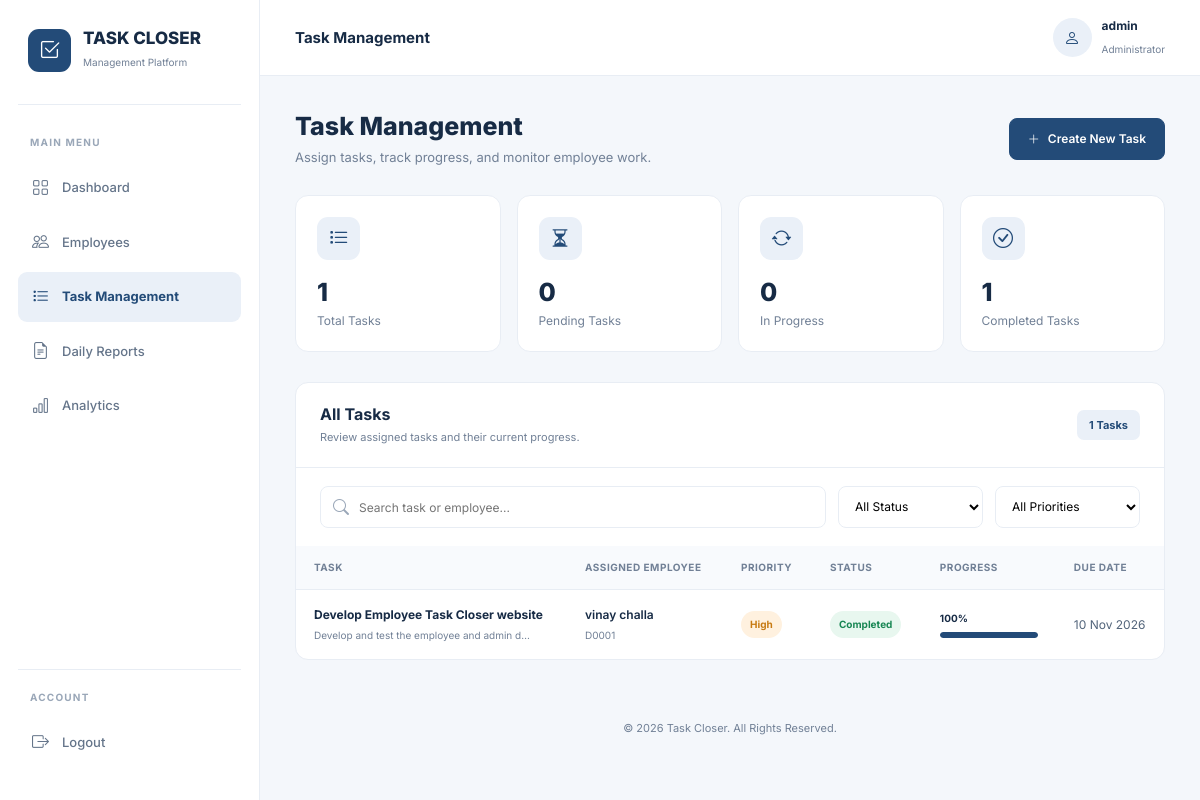
The app's page /tasks/ (signed in) with its own data.
### accounts/models.py (models this page shows, shortened)
class CustomUser(AbstractUser):
    date_joined = None
    class Role(models.TextChoices):
        ADMIN = 'ADMIN', 'Admin'
        EMPLOYEE = 'EMPLOYEE', 'Employee'
    role = models.CharField(
        max_length=20,
        choices=Role.choices,
        default=Role.EMPLOYEE
    )
    email = models.EmailField(
        unique=True,
        verbose_name='Email Address'
    )
    phone = models.CharField(
        max_length=15,
        blank=True,
        null=True
    )
    profile_picture = models.ImageField(
        upload_to='profiles/',
        blank=True,
        null=True
    )

### tasks/models.py (models this page shows, shortened)
class Task(models.Model):
    class Priority(models.TextChoices):
        LOW = 'LOW', 'Low'
        MEDIUM = 'MEDIUM', 'Medium'
        HIGH = 'HIGH', 'High'
        URGENT = 'URGENT', 'Urgent'
    class Status(models.TextChoices):
        PENDING = 'PENDING', 'Pending'
        IN_PROGRESS = 'IN_PROGRESS', 'In Progress'
        COMPLETED = 'COMPLETED', 'Completed'
        ON_HOLD = 'ON_HOLD', 'On Hold'
    title = models.CharField(max_length=200)
    description = models.TextField()
    assigned_to = models.ForeignKey(
        Employee,
        on_delete=models.CASCADE,
        related_name='assigned_tasks'
    )
    assigned_by = models.ForeignKey(
        settings.AUTH_USER_MODEL,
        on_delete=models.SET_NULL,
        null=True,
        related_name='created_tasks'
    )
    priority = models.CharField(
        max_length=20,
        choices=Priority.choices,
        default=Priority.MEDIUM
    )
    status = models.CharField(
        max_length=20,
        choices=Status.choices,
        default=Status.PENDING
    )
    progress = models.PositiveSmallIntegerField(default=0)
    start_date = models.DateField()
    due_date = models.DateField()
    completed_at = models.DateTimeField(
        null=True,
        blank=True
    )
    created_at = models.DateTimeField(auto_now_add=True)
    updated_at = models.DateTimeField(auto_now=True)
    class Meta:
        verbose_name = 'Task'
        verbose_name_plural = 'Tasks'
        ordering = ['-created_at']

### employees/models.py (models this page shows, shortened)
class Employee(models.Model):
    class Gender(models.TextChoices):
        MALE = 'MALE', 'Male'
        FEMALE = 'FEMALE', 'Female'
        OTHER = 'OTHER', 'Other'
    class EmploymentStatus(models.TextChoices):
        ACTIVE = 'ACTIVE', 'Active'
        INACTIVE = 'INACTIVE', 'Inactive'
        RESIGNED = 'RESIGNED', 'Resigned'
    user = models.OneToOneField(
        settings.AUTH_USER_MODEL,
        on_delete=models.CASCADE,
        related_name='employee_profile'
    )
    employee_id = models.CharField(
        max_length=20,
        unique=True
    )
    department = models.CharField(
        max_length=100
    )
    designation = models.CharField(
        max_length=100
    )
    manager = models.ForeignKey(
        settings.AUTH_USER_MODEL,
        on_delete=models.SET_NULL,
        null=True,
        blank=True,
        related_name='managed_employees'
    )
    gender = models.CharField(
        max_length=10,
        choices=Gender.choices,
        blank=True
    )
    date_of_birth = models.DateField(
        null=True,
        blank=True
    )
    date_of_joining = models.DateField(
        null=True,
        blank=True
    )
    address = models.TextField(
        blank=True
    )
    employment_status = models.CharField(
        max_length=20,
        choices=EmploymentStatus.choices,
        default=EmploymentStatus.ACTIVE
    )
    created_at = models.DateTimeField(
        auto_now_add=True
    )
    updated_at = models.DateTimeField(
        auto_now=True
    )
    class Meta:
        verbose_name = 'Employee'
        verbose_name_plural = 'Employees'
        ordering = ['employee_id']

### tasks/views.py (the view)
@admin_required
def task_list(request):
    tasks = Task.objects.select_related(
        'assigned_to__user',
        'assigned_by'
    ).all()
    context = {
        'tasks': tasks,
        'total_tasks': tasks.count(),
        'pending_tasks': tasks.filter(
            status=Task.Status.PENDING
        ).count(),
        'in_progress_tasks': tasks.filter(
            status=Task.Status.IN_PROGRESS
        ).count(),
        'completed_tasks': tasks.filter(
            status=Task.Status.COMPLETED
        ).count(),
    }
    return render(
        request,
        'tasks/task_list.html',
        context
    )

### templates/tasks/task_list.html (shortened to what this page needs)
{% extends "admin/base.html" %}
{% block page_heading %}Task Management{% endblock %}
{% block tasks_active %}active{% endblock %}
{% block content %}
<div class="page-header">
    <div>
        <h2>Task Management</h2>
        <p>Assign tasks, track progress, and monitor employee work.</p>
    </div>
    <a href="{% url 'tasks:task_create' %}"
       class="btn-primary-custom">
        <i class="bi bi-plus-lg"></i>
        Create New Task
    </a>
</div>
<div class="row g-3">
    <div class="col-6 col-md-3">
        <div class="task-stat-card">
            <div class="task-stat-icon">
                <i class="bi bi-list-task"></i>
            </div>
            <h3>{{ total_tasks }}</h3>
            <p>Total Tasks</p>
        </div>
    </div>
    <div class="col-6 col-md-3">
        <div class="task-stat-card">
            <div class="task-stat-icon">
                <i class="bi bi-hourglass-split"></i>
            </div>
            <h3>{{ pending_tasks }}</h3>
            <p>Pending Tasks</p>
        </div>
    </div>
    <div class="col-6 col-md-3">
        <div class="task-stat-card">
            <div class="task-stat-icon">
                <i class="bi bi-arrow-repeat"></i>
            </div>
            <h3>{{ in_progress_tasks }}</h3>
            <p>In Progress</p>
        </div>
    </div>
    <div class="col-6 col-md-3">
        <div class="task-stat-card">
            <div class="task-stat-icon">
                <i class="bi bi-check-circle"></i>
            </div>
            <h3>{{ completed_tasks }}</h3>
            <p>Completed Tasks</p>
        </div>
    </div>
</div>
<div class="task-panel">
    <div class="task-panel-header">
        <div>
            <h5>All Tasks</h5>
            <p>Review assigned tasks and their current progress.</p>
        </div>
        <span class="role-badge mt-0">
            {{ total_tasks }} Tasks
        </span>
    </div>
    {% if tasks %}
        <div class="task-filters">
            <div class="task-search">
                <i class="bi bi-search"></i>
                <input type="text"
                       id="taskSearch"
                       placeholder="Search task or employee...">
            </div>
            <select class="task-filter-select" id="statusFilter">
                <option value="">All Status</option>
            </select>
            <select class="task-filter-select" id="priorityFilter">
                <option value="">All Priorities</option>
            </select>
        </div>
        <div class="task-table-wrapper">
            <table class="task-table">
                <thead>
                    <tr>
                        <th>Task</th>
                        <th>Assigned Employee</th>
                        <th>Priority</th>
                        <th>Status</th>
                        <th>Progress</th>
                        <th>Due Date</th>
                    </tr>
                </thead>
                <tbody>
                    {% for task in tasks %}
                        <tr class="task-row"
                            data-status="{{ task.get_status_display|lower }}"
                            data-priority="{{ task.get_priority_display|lower }}">
                            <td>
                                <span class="task-title">
                                    {{ task.title }}
                                </span>
                                <span class="task-description">
                                    {{ task.description }}
                                </span>
                            </td>
                            <td>
                                <span class="task-employee">
                                    {{ task.assigned_to.user.get_full_name|default:task.assigned_to.user.username }}
                                    <small>
                                        {{ task.assigned_to.employee_id }}
                                    </small>
                                </span>
                            </td>
                            <td>
                                <span class="priority-badge priority-{{ task.priority|lower }}">
                                    {{ task.get_priority_display }}
                                </span>
                            </td>
                            <td>
                                <span class="status-badge status-{{ task.get_status_display|lower|cut:' '|cut:'-' }}">
                                    {{ task.get_status_display }}
                                </span>
                            </td>
                            <td>
                                <div class="progress-wrapper">
                                    <small>{{ task.progress }}%</small>
                                    <div class="progress">
                                        <div class="progress-bar"
                                             role="progressbar"
                                             style="width: {{ task.progress }}%;"
                                             aria-valuenow="{{ task.progress }}"
                                             aria-valuemin="0"
                                             aria-valuemax="100">
                                        </div>
                                    </div>
                                </div>
                            </td>
                            <td>
                                {{ task.due_date|date:"d M Y" }}
                            </td>
                        </tr>
                    {% endfor %}
                </tbody>
            </table>
        </div>
    {% endif %}
</div>
{% endblock %}

### templates/admin/base.html (shortened to what this page needs)
{% load static %}
<!DOCTYPE html>
<html lang="en">
<head>
    <link href="https://cdn.jsdelivr.net/npm/bootstrap@5.3.7/dist/css/bootstrap.min.css"
          rel="stylesheet">
    <link href="https://cdn.jsdelivr.net/npm/bootstrap-icons@1.13.1/font/bootstrap-icons.min.css"
          rel="stylesheet">
</head>
<body>
<aside class="sidebar" id="sidebar">
    <div class="brand">
        <div class="brand-icon">
            <i class="bi bi-check2-square"></i>
        </div>
        <div>
            <h5>TASK CLOSER</h5>
            <small>Management Platform</small>
        </div>
    </div>
    <div class="nav-section">
        <div class="nav-label">Main Menu</div>
        <a href="{% url 'dashboard:admin_dashboard' %}"
           class="nav-link-custom {% block dashboard_active %}{% endblock %}">
            <i class="bi bi-grid"></i>
            Dashboard
        </a>
        <a href="{% url 'employees:employee_list' %}"
           class="nav-link-custom {% block employees_active %}{% endblock %}">
            <i class="bi bi-people"></i>
            Employees
        </a>
        <a href="{% url 'tasks:task_list' %}"
           class="nav-link-custom {% block tasks_active %}{% endblock %}">
            <i class="bi bi-list-task"></i>
            Task Management
        </a>
        <a href="{% url 'daily_reports:admin_daily_reports' %}"
           class="nav-link-custom {% block reports_active %}{% endblock %}">
            <i class="bi bi-file-earmark-text"></i>
            Daily Reports
        </a>
        <a href="{% url 'dashboard:admin_analytics' %}"
           class="nav-link-custom {% block analytics_active %}{% endblock %}">
            <i class="bi bi-bar-chart"></i>
            Analytics
        </a>
    </div>
    <div class="sidebar-bottom">
        <div class="nav-label">Account</div>
        <form method="POST" action="{% url 'accounts:logout' %}">
            <button type="submit"
                    class="nav-link-custom w-100 border-0 bg-transparent text-start">
                <i class="bi bi-box-arrow-right"></i>
                Logout
            </button>
        </form>
    </div>
</aside>
<main class="main-content">
    <header class="topbar">
        <div class="d-flex align-items-center gap-3">
            <h6>{% block page_heading %}Admin Dashboard{% endblock %}</h6>
        </div>
        <div class="topbar-right">
            <div class="admin-profile">
                <div class="profile-avatar">
                    <i class="bi bi-person"></i>
                </div>
                <div class="profile-info">
                    <strong>
                        {{ request.user.get_full_name|default:request.user.username }}
                    </strong>
                    <small>Administrator</small>
                </div>
            </div>
        </div>
    </header>
    <section class="dashboard-content">
        {% block content %}
        {% endblock %}
    </section>
    <footer class="dashboard-footer">
        &copy; {% now "Y" %} Task Closer. All Rights Reserved.
    </footer>
</main>
</body>
</html>

### records on screen
CustomUser: user.get_full_name "admin"
Task: title "Develop Employee Task Closer website", description "Develop and test the employee and admin d…", assigned_to.user.get_full_name "vinay challa", assigned_to.employee_id "D0001", priority "High", status "Completed", progress "100", due_date "10 Nov 2026"

### other values on screen
{{ total_tasks }} "1"
{{ pending_tasks }} "0"
{{ in_progress_tasks }} "0"
{{ completed_tasks }} "1"
